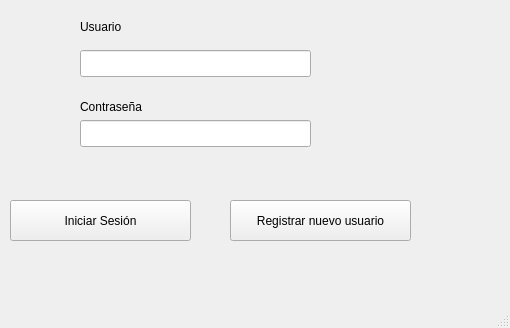
<?xml version="1.0" encoding="UTF-8"?>
<ui version="4.0">
 <class>Login</class>
 <widget class="QMainWindow" name="Login">
  <property name="geometry">
   <rect>
    <x>0</x>
    <y>0</y>
    <width>510</width>
    <height>328</height>
   </rect>
  </property>
  <property name="maximumSize">
   <size>
    <width>510</width>
    <height>328</height>
   </size>
  </property>
  <property name="windowTitle">
   <string>MainWindow</string>
  </property>
  <widget class="QWidget" name="centralwidget">
   <widget class="QPushButton" name="pushButton">
    <property name="geometry">
     <rect>
      <x>10</x>
      <y>200</y>
      <width>181</width>
      <height>41</height>
     </rect>
    </property>
    <property name="text">
     <string>Iniciar Sesión</string>
    </property>
   </widget>
   <widget class="QPushButton" name="pushButton_2">
    <property name="geometry">
     <rect>
      <x>230</x>
      <y>200</y>
      <width>181</width>
      <height>41</height>
     </rect>
    </property>
    <property name="text">
     <string>Registrar nuevo usuario</string>
    </property>
   </widget>
   <widget class="QLineEdit" name="lineEdit">
    <property name="geometry">
     <rect>
      <x>80</x>
      <y>50</y>
      <width>231</width>
      <height>27</height>
     </rect>
    </property>
   </widget>
   <widget class="QLineEdit" name="lineEdit_2">
    <property name="geometry">
     <rect>
      <x>80</x>
      <y>120</y>
      <width>231</width>
      <height>27</height>
     </rect>
    </property>
   </widget>
   <widget class="QLabel" name="label">
    <property name="geometry">
     <rect>
      <x>80</x>
      <y>16</y>
      <width>101</width>
      <height>21</height>
     </rect>
    </property>
    <property name="text">
     <string>Usuario</string>
    </property>
   </widget>
   <widget class="QLabel" name="label_2">
    <property name="geometry">
     <rect>
      <x>80</x>
      <y>96</y>
      <width>91</width>
      <height>21</height>
     </rect>
    </property>
    <property name="text">
     <string>Contraseña</string>
    </property>
   </widget>
  </widget>
  <widget class="QMenuBar" name="menubar">
   <property name="geometry">
    <rect>
     <x>0</x>
     <y>0</y>
     <width>510</width>
     <height>25</height>
    </rect>
   </property>
  </widget>
  <widget class="QStatusBar" name="statusbar"/>
 </widget>
 <resources/>
 <connections/>
</ui>
